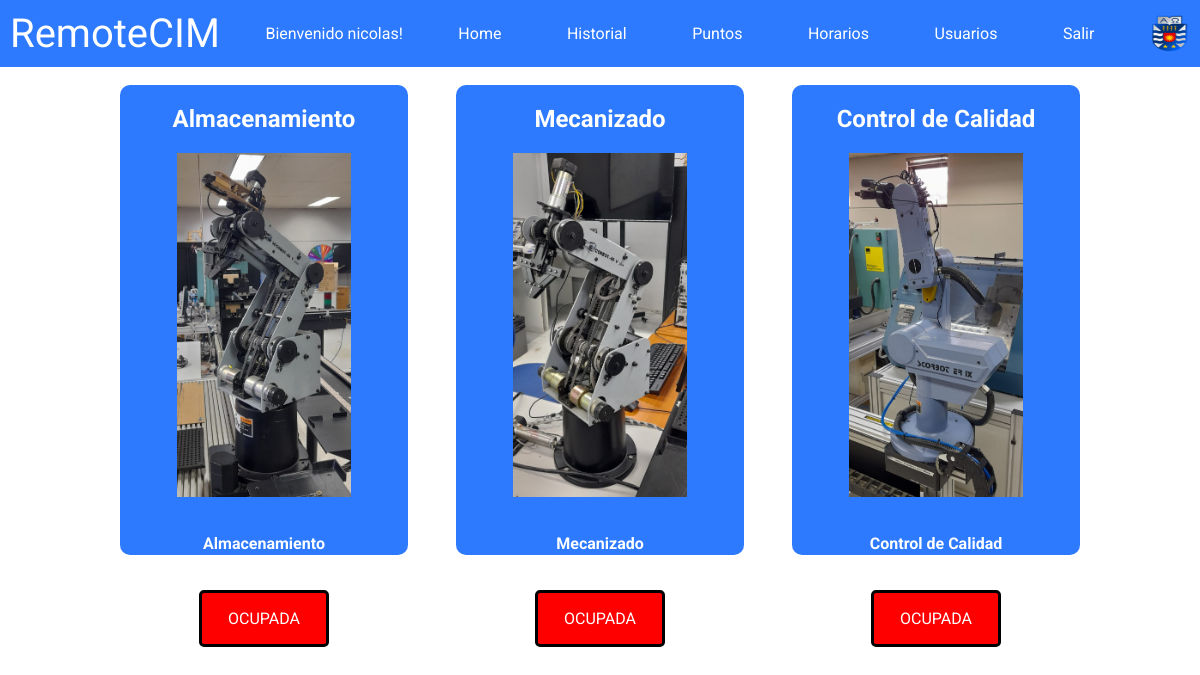
Page /home/ (signed in) on the committed database.
### remotecim/models.py (models this page shows, shortened)
class Usuario(AbstractBaseUser, PermissionsMixin):
    id_usuario = models.AutoField(primary_key=True)
    nombre = models.CharField(max_length=255)
    apellido = models.CharField(max_length=255)
    email = models.EmailField(max_length=255, unique=True)
    password = models.CharField(max_length=255)
    rol = models.CharField(max_length=255)
    is_active = models.BooleanField(default=True)
    is_staff = models.BooleanField(default=False)
    fecha_hora_inicio = models.DateTimeField(null=True, blank=True)
    fecha_hora_fin = models.DateTimeField(null=True, blank=True)
    horario_confirmado = models.BooleanField(default=False)
    ultima_estacion = models.CharField(max_length=255, choices=(
        ('almacenamiento', 'Almacenamiento'),
        ('mecanizado', 'Mecanizado'),
        ('control_de_calidad', 'Control de Calidad'),
    ), null=True, blank=True)
    USERNAME_FIELD = 'email'
    REQUIRED_FIELDS = ['nombre', 'apellido']
    objects = UsuarioManager()

class EstacionDeTrabajo(models.Model):
    id_estacion = models.AutoField(primary_key=True)
    descripcion = models.CharField(max_length=255)
    disponibilidad = models.BooleanField(default=True)

### remotecim/views.py (the view)
# urls.py: path('home/', home_view, name = 'home'),
def home_view(request):
    if request.user.is_authenticated:
        estaciones = EstacionDeTrabajo.objects.all()
        context = {
            'estaciones': estaciones
        }
        return render(request, 'home.html', context)
    else:
        return redirect('login')

### remotecim/templates/home.html (shortened to what this page needs)
{% extends 'base.html' %}
{% load static %}
{% block content %}
    <div class="card-container">
        {% for estacion in estaciones %}
        <div class="card">
          <h2>{{ estacion.descripcion }}</h2>
          <a href="{% url 'connect_device' estacion.id_estacion %}?ultima_estacion={{ estacion.descripcion }}">
            {% if estacion.id_estacion == 1 %}
              <img src="{% static 'images/almacenamiento.jpeg' %}" alt="Scorbot">
            {% elif estacion.id_estacion == 2 %}
              <img src="{% static 'images/mecanizado.jpeg' %}" alt="Scorbot">
            {% elif estacion.id_estacion == 3 %}
              <img src="{% static 'images/control-calidad.jpeg' %}" alt="Scorbot">
            {% endif %}
          </a>
          <h6>{{ estacion.descripcion }}</h6>
          <div class="{% if estacion.disponibilidad %}disponible{% else %}ocupada{% endif %}">
            {% if estacion.disponibilidad %}
              <p>DISPONIBLE</p>
            {% else %}
              <p>OCUPADA</p>
            {% endif %}
          </div>
        </div>
        {% endfor %}
    </div>
{% endblock %}

### remotecim/templates/navbar.html
{% load static %}
<nav class="navbar">
    <a class="logo-navbar">RemoteCIM</a>
    {% if user.is_authenticated %}
        <div class="navbar-text">Bienvenido {{ user.nombre }}!</div>
        <a class="a-navbar" href="{% url 'home' %}">Home</a>
        <a class="a-navbar" href="{% url 'historial' %}">Historial</a>
        <a class="a-navbar" href="{% url 'puntos' %}">Puntos</a>
        <a class="a-navbar" href="{% url 'horario' %}">Horarios</a>
        {% if user.rol != 'estudiante' %}
            <a class="a-navbar" href="{% url 'registro' %}">Usuarios</a>
        {% endif %}
        <a class="a-navbar" href="{% url 'logout' %}">Salir</a>
    {% endif %}
    <a href="https://www.ubiobio.cl/w/" target="_blank"><img src="{% static 'images/ubb_escudo.png' %}" width="40px" height="40px" alt="logo-ubb-navbar"></a>
</nav>

### remotecim/static/css/styles-navbar.css (style rules this page uses)
body { font-family: 'Roboto', sans-serif; margin: 0; padding: 0; }
:root { --primary-color: #2d7aff; }
.logo-navbar { font-size: 40px; color: white; }
.a-navbar { background-color: var(--primary-color); color: white; padding: 10px; font-size: 16px; border: none; cursor: pointer; text-decoration: none; }
.navbar { display: flex; justify-content: space-between; align-items: center; background-color: var(--primary-color); color: #fff; padding: 10px; transition: background-color 0.5s ease-in-out; }

### remotecim/static/css/styles-home.css (style rules this page uses)
.card-container { display: flex; justify-content: space-between; flex-wrap: wrap; width: 80%; margin: 1.5% auto; }
.card { width: 30%; background-color: #2d7aff; border-radius: 10px; box-sizing: border-box; text-align: center; transition: all 1.7s ease-in-out; cursor: pointer; }
.card h2 { margin-top: 0; text-align: center; color: white; }
.card h6 { font-size: 16px; color: white; }
.card img { width: 70%; height: 80%; object-fit: cover; }
.ocupada { border: 3px solid black; border-radius: 5px; width: 50%; margin: 0 auto; background-color: red; color: white; }
@media (min-width: 1024px) { .card-container { display: flex; justify-content: space-between; flex-wrap: wrap; } }
@media (min-width: 1024px) { .card { width: 30%; margin-bottom: 20px; padding: 20px; box-sizing: border-box; } }

### remotecim/static/css/styles-main.css (style rules this page uses)
a { text-decoration: none; color: white; }

### rows in the picture
Usuario: nombre "nicolas"
EstacionDeTrabajo: descripcion "Almacenamiento", disponibilidad "OCUPADA"
EstacionDeTrabajo: descripcion "Mecanizado", disponibilidad "OCUPADA"
EstacionDeTrabajo: descripcion "Control de Calidad", disponibilidad "OCUPADA"
